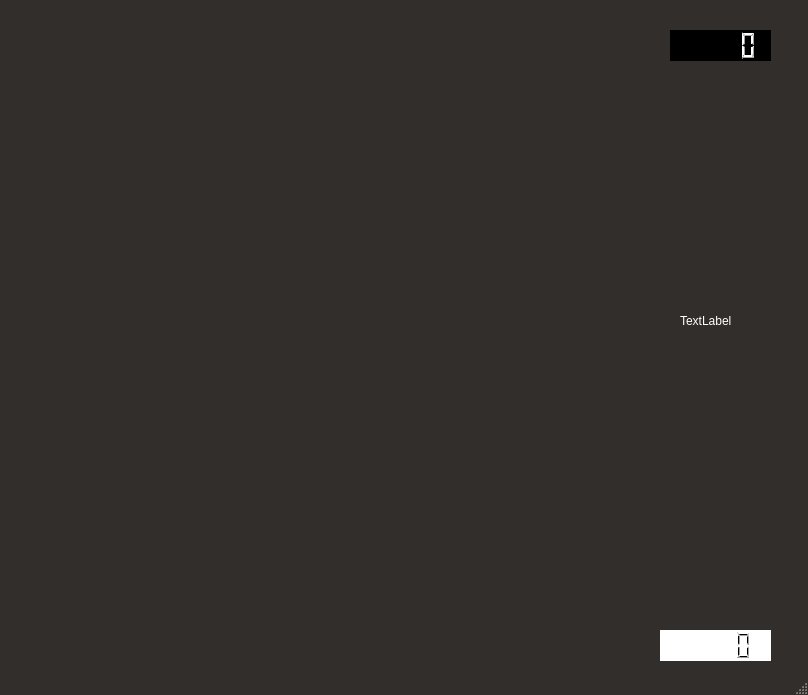
<?xml version="1.0" encoding="UTF-8"?>
<ui version="4.0">
 <class>MainWindow</class>
 <widget class="QMainWindow" name="MainWindow">
  <property name="geometry">
   <rect>
    <x>0</x>
    <y>0</y>
    <width>808</width>
    <height>695</height>
   </rect>
  </property>
  <property name="windowTitle">
   <string>MainWindow</string>
  </property>
  <property name="styleSheet">
   <string notr="true">QMainWindow{background-color:#312e2b}</string>
  </property>
  <widget class="QWidget" name="centralwidget">
   <widget class="QLCDNumber" name="whiteTimer">
    <property name="geometry">
     <rect>
      <x>660</x>
      <y>630</y>
      <width>111</width>
      <height>31</height>
     </rect>
    </property>
    <property name="styleSheet">
     <string notr="true">QLCDNumber{
background-color:white;
color:black;
}</string>
    </property>
    <property name="lineWidth">
     <number>0</number>
    </property>
   </widget>
   <widget class="QLCDNumber" name="blackTimer">
    <property name="geometry">
     <rect>
      <x>670</x>
      <y>30</y>
      <width>101</width>
      <height>31</height>
     </rect>
    </property>
    <property name="styleSheet">
     <string notr="true">QLCDNumber{
background-color:black;
color:white;
}</string>
    </property>
   </widget>
   <widget class="QLabel" name="checkMessageLabel">
    <property name="geometry">
     <rect>
      <x>680</x>
      <y>300</y>
      <width>81</width>
      <height>41</height>
     </rect>
    </property>
    <property name="styleSheet">
     <string notr="true">QLabel{color:white;}</string>
    </property>
    <property name="text">
     <string>TextLabel</string>
    </property>
   </widget>
  </widget>
  <widget class="QMenuBar" name="menubar">
   <property name="geometry">
    <rect>
     <x>0</x>
     <y>0</y>
     <width>808</width>
     <height>18</height>
    </rect>
   </property>
  </widget>
  <widget class="QStatusBar" name="statusbar"/>
 </widget>
 <resources/>
 <connections/>
</ui>
